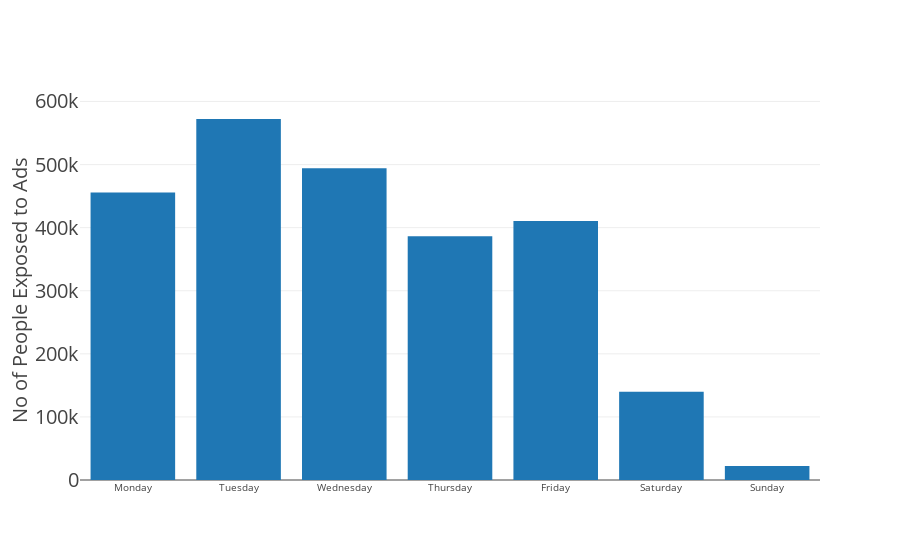

Notebook code cell kept with this figure:
### Code cell
df_1.groupby(['weekday'])['mac_addr'].count()

impression_by_day = df_1['weekday'].value_counts().reset_index()
impression_by_day.columns = ['DAY_OF_WEEK', 'count']


days = ['Monday','Tuesday','Wednesday','Thursday','Friday','Saturday', 'Sunday']
mapping = {day: i for i, day in enumerate(days)}
key = impression_by_day['DAY_OF_WEEK'].map(mapping)

impression_by_day = impression_by_day.iloc[key.argsort()].set_index('DAY_OF_WEEK')

#impression_by_day.plot(kind='bar')

type(impression_by_day['count'])


#pl_2=pd.DataFrame({'Day_of_ Week': impression_by_day.index, 'Impression': impression_by_day.values})

#pl_2


x = ['Monday', 'Tuesday', 'Wednesday', 'Thursday', 'Friday', 'Saturday',
        'Sunday']



y =[455679, 572244, 494056, 386283, 410436, 139795, 22374]


data = [go.Bar(x=x, y=y)]

layout = go.Layout(
    title='',
    
    xaxis=dict(title='',titlefont=dict(size=15), tickfont=dict(size=10)), 
    
    yaxis=dict(title='No of People Exposed to Ads',titlefont=dict(size=20), tickfont=dict(size=20)))
    
   
fig = go.Figure(data=data, layout=layout)

iplot(fig, filename='style-bar')

### Figure 1 — Plotly figure (JSON) as saved in the notebook; plotly's stock layout.template omitted (floating-point values rounded to 4 significant figures)
{"data": [{"type": "bar", "uid": "b87d147c-3c6c-43f2-ab24-574d250253ad", "x": ["Monday", "Tuesday", "Wednesday", "Thursday", "Friday", "Saturday", "Sunday"], "y": [455679, 572244, 494056, 386283, 410436, 139795, 22374]}], "layout": {"title": {"text": ""}, "xaxis": {"tickfont": {"size": 10}, "title": {"font": {"size": 15}, "text": ""}}, "yaxis": {"tickfont": {"size": 20}, "title": {"font": {"size": 20}, "text": "No of People Exposed to Ads"}}}}
